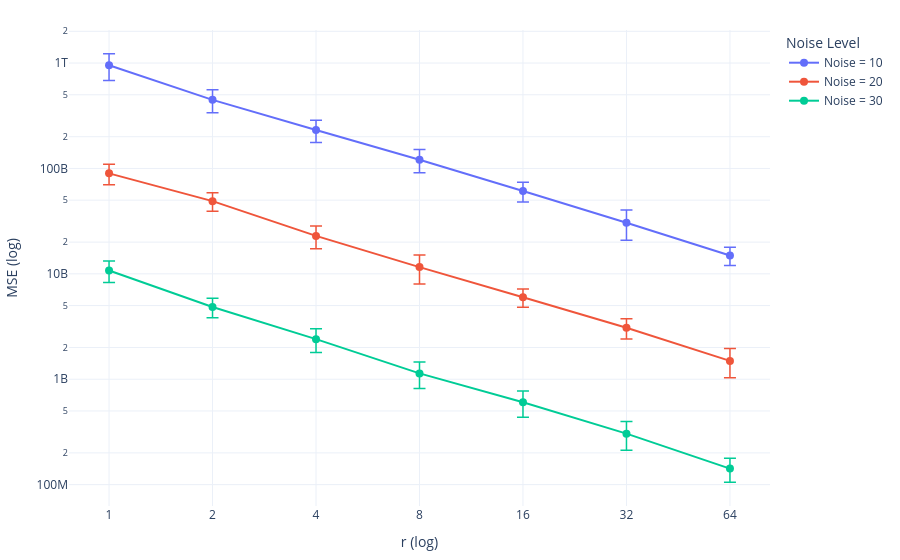

Write notebook code for a chart like this one.
### Code cell
n_run = 20
r_list = [1, 2, 4, 8, 16, 32, 64]
noise = [10, 20, 30]
np.random.seed(1)
results = []  # will hold dicts with r, ns, mse_mean, mse_std

for r in r_list:
    for ns in noise:
        mse_trials = []
        for _ in range(n_run):
            X_denoised, _ = denoising_process(centers, r, ns, 0.0, scheme="rep", solver="ols")
            mse = np.sum((X_denoised - centers) ** 2)   # fixed variable name
            mse_trials.append(mse)
        
        mse_mean = np.mean(mse_trials)
        mse_std = np.std(mse_trials, ddof=1)  # sample standard deviation
        
        results.append({
            'r': r,
            'noise': ns,
            'mse_mean': mse_mean,
            'mse_std': mse_std
        })
results_df = pd.DataFrame(results)
import plotly.graph_objects as go

# Group data by noise level
noise_levels = sorted(set(res['noise'] for res in results))
r_values = sorted(set(res['r'] for res in results))

fig = go.Figure()

for ns in noise_levels:
    # Extract data for this noise level, sorted by r
    data_ns = [res for res in results if res['noise'] == ns]
    data_ns.sort(key=lambda x: x['r'])  # ensure x-axis order
    
    x = [res['r'] for res in data_ns]
    y = [res['mse_mean'] for res in data_ns]
    y_std = [res['mse_std'] for res in data_ns]
    
    fig.add_trace(go.Scatter(
        x=x,
        y=y,
        mode='lines+markers',
        name=f'Noise = {ns}',
        error_y=dict(
            type='data',
            array=y_std,
            visible=True,
            thickness=1.5,
            width=6
        ),
        line=dict(width=2),
        marker=dict(size=8)
    ))

# Customize layout
fig.update_layout(
    # title='Denoising effect: MSE vs. r',
    xaxis_title='r (log)',
    yaxis_title='MSE (log)',
    xaxis=dict(
        type='log',  # if r values are logarithmic in spacing
        tickvals=r_values,
        ticktext=[str(r) for r in r_values]
    ),
    yaxis=dict(type='log'),
    template='plotly_white',
    legend_title='Noise Level',
    hovermode='x unified',
    margin=dict(t=30, b=30, l=20, r=20),
)

### Figure 1 — Plotly figure (JSON) as saved in the notebook; plotly's stock layout.template omitted (floating-point values rounded to 4 significant figures)
{"data": [{"error_y": {"array": [270040842240, 110537244672, 54976344064, 30140798976, 13027122176, 9771264000, 2919037952], "thickness": 1.5, "type": "data", "visible": true, "width": 6}, "line": {"width": 2}, "marker": {"size": 8}, "mode": "lines+markers", "name": "Noise = 10", "type": "scatter", "x": [1, 2, 4, 8, 16, 32, 64], "y": [953949487104, 447624970240, 231584006144, 121024200704, 61107339264, 30584049664, 14918282240]}, {"error_y": {"array": [19867308032, 9782937600, 5585680384, 3548542720, 1193447808, 672863424, 459636608], "thickness": 1.5, "type": "data", "visible": true, "width": 6}, "line": {"width": 2}, "marker": {"size": 8}, "mode": "lines+markers", "name": "Noise = 20", "type": "scatter", "x": [1, 2, 4, 8, 16, 32, 64], "y": [89825976320, 48933810176, 22909190144, 11578446848, 6002726400, 3077277952, 1492688640]}, {"error_y": {"array": [2474614528, 1028039552, 612296576, 317632128, 168788496, 92715384, 36442492], "thickness": 1.5, "type": "data", "visible": true, "width": 6}, "line": {"width": 2}, "marker": {"size": 8}, "mode": "lines+markers", "name": "Noise = 30", "type": "scatter", "x": [1, 2, 4, 8, 16, 32, 64], "y": [10744261632, 4848885248, 2401189632, 1135984896, 604165248, 304516480, 141859168]}], "layout": {"hovermode": "x unified", "legend": {"title": {"text": "Noise Level"}}, "margin": {"b": 30, "l": 20, "r": 20, "t": 30}, "xaxis": {"ticktext": ["1", "2", "4", "8", "16", "32", "64"], "tickvals": [1, 2, 4, 8, 16, 32, 64], "title": {"text": "r (log)"}, "type": "log"}, "yaxis": {"title": {"text": "MSE (log)"}, "type": "log"}}}
